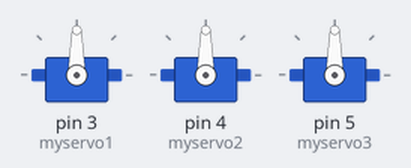
A sketch run on a simulated Arduino Uno, built with avr-gcc and run on an emulated ATmega328P. Shown: 3 × servo.

Above: at 0.1 s.
At 38.1 s:
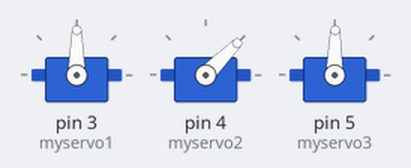
Timing chart, 0 to 39.6 s (numbered marks = the images above):
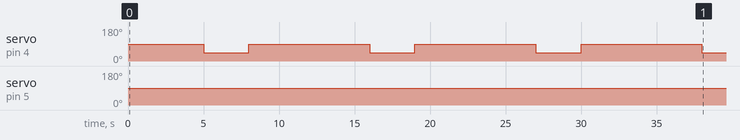

The sketch:

servo0.ino
```cpp
#include <Servo.h>

Servo myservo1,myservo2,myservo3;  // create servo object to control a servo
int potpin = 0;  // analog pin used to connect the potentiometer
int val;    // variable to read the value from the analog pin

void setup() {
  Serial.begin(9600);
  myservo1.attach(3);
  myservo2.attach(4);
  myservo3.attach(5);// attaches the servo on pin 9 to the servo object
}\

void loop() {

  myservo1.write(90);                  // sets the servo position according to the scaled value
  delay(5000);

  myservo2.write(45);
  delay(3000);

  for(int i=0;i<90;i++)
  {
    i=i+5;
    myservo3.write(i);
  }

 myservo2.write(90);
  delay(3000);

  for(int i=0;i<90;i++)
  {

    i=i+5;
    myservo3.write(i);
  }

}
```

Measured:
- by itself, servo on pin 4 (myservo2): alternates 90° for 8.0 s and 45° for 3.0 s
- by itself, servo on pin 5 (myservo3): 90° → 89° at 8.0 s
